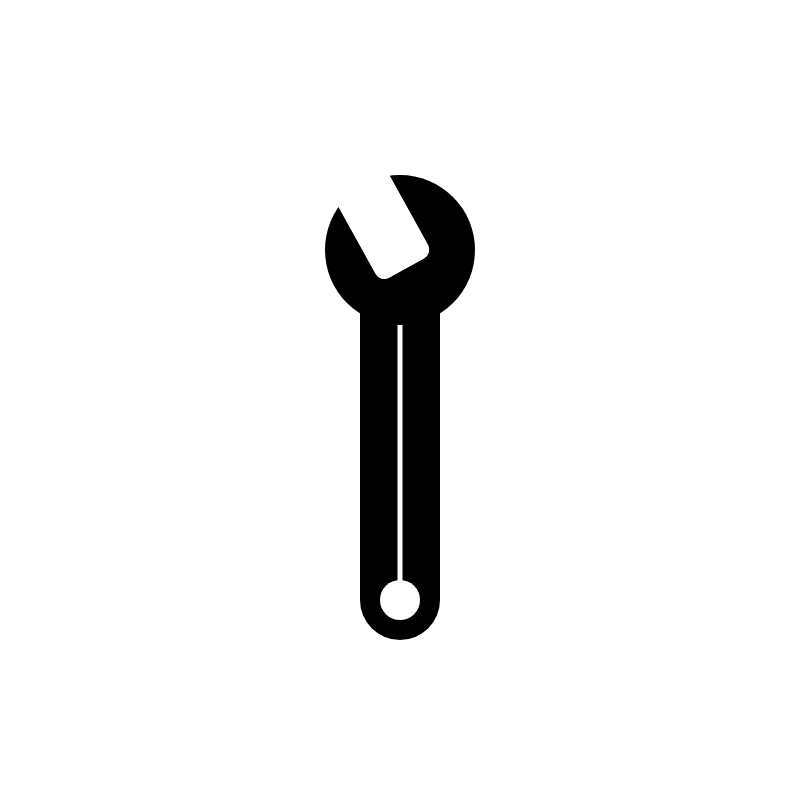
Frame 1 (no input)
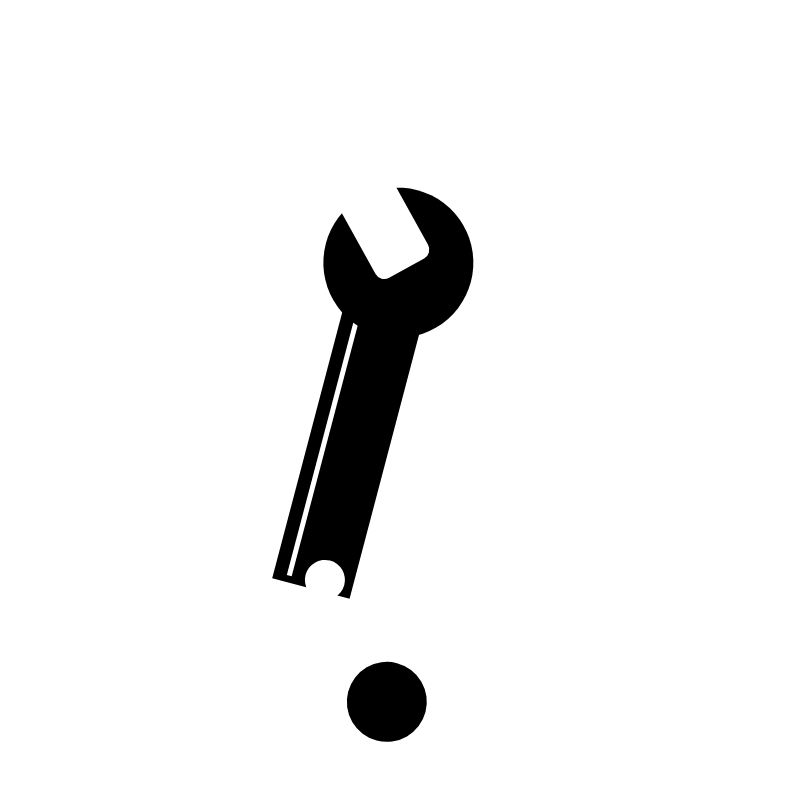
Frame 60 (no input)
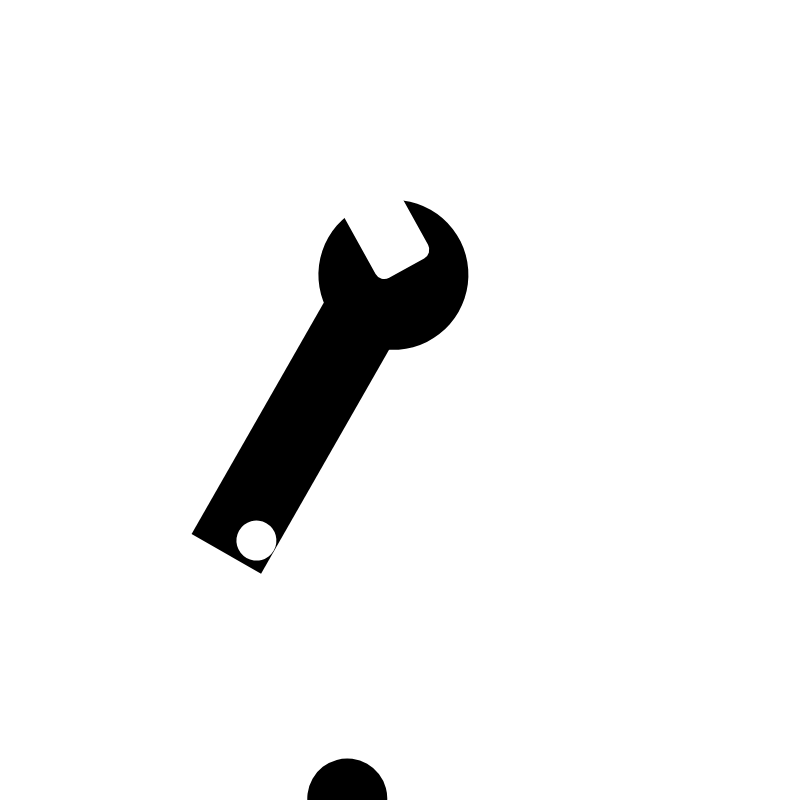
Frame 120 (the mouse pressed at the canvas centre since frame 60)

The p5.js sketch that drew these frames (run headless with seeded random() and noise() and a simulated clock; from frame 60 on, the mouse is pressed at the canvas centre):

// p5.js sketch
// ── sketch.js
let color = 0;
let speed = 0;

function setup() {
  createCanvas(800, 800);
  rectMode(CENTER);
  angleMode(DEGREES);
}

function draw() {
  background(255);
  noStroke();

  fill(0);
  push();
  translate(0, 600);
  rotate(speed);
  ellipse(width/2, 0, 80, 80);
  pop();

  //black handle rectangle
  push();
  translate(width/2, 250);
  rotate(speed);
  rect(0, 200, 80, 300);
  pop();

  fill(255); //white
  //bottom white circle

  push();
  translate(width/2+40, 300);
  rotate(speed);
  ellipse(-40, 300, 40, 40);
  pop();

  //white thin handle part
  push();
  translate(width/2, 155);
  rotate(speed);
  rect(0, 300, 5, 270);
  pop();

  //wrench head circle
  fill(0);
  push();
  translate(width/2-50, 250);
  rotate(speed);
  ellipse(50, 0, 150, 150);
  pop();

  //angled wrench head
  fill(255);
  push();
  translate(width / 2-20, height / 2 - 180);
  rotate(151);
  rect(0, 0, 60, 110, 10);
  pop();
  speed = speed+0.25;
}
